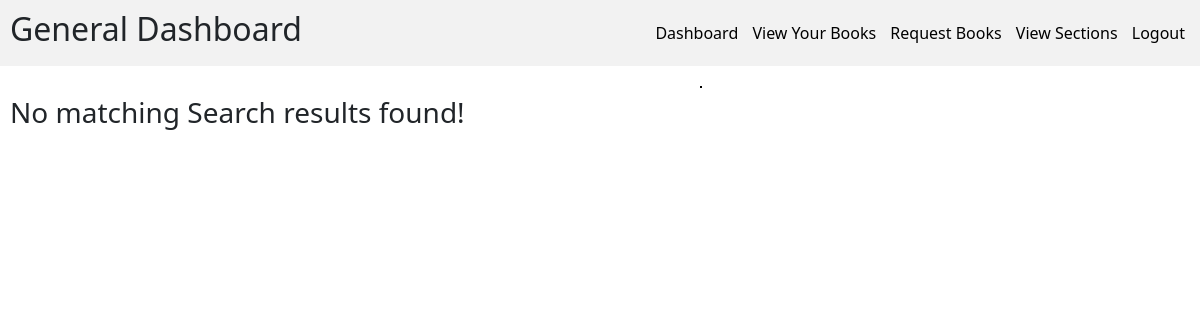
The page /requestBooks/search/ (signed in) on the database as committed earlier.
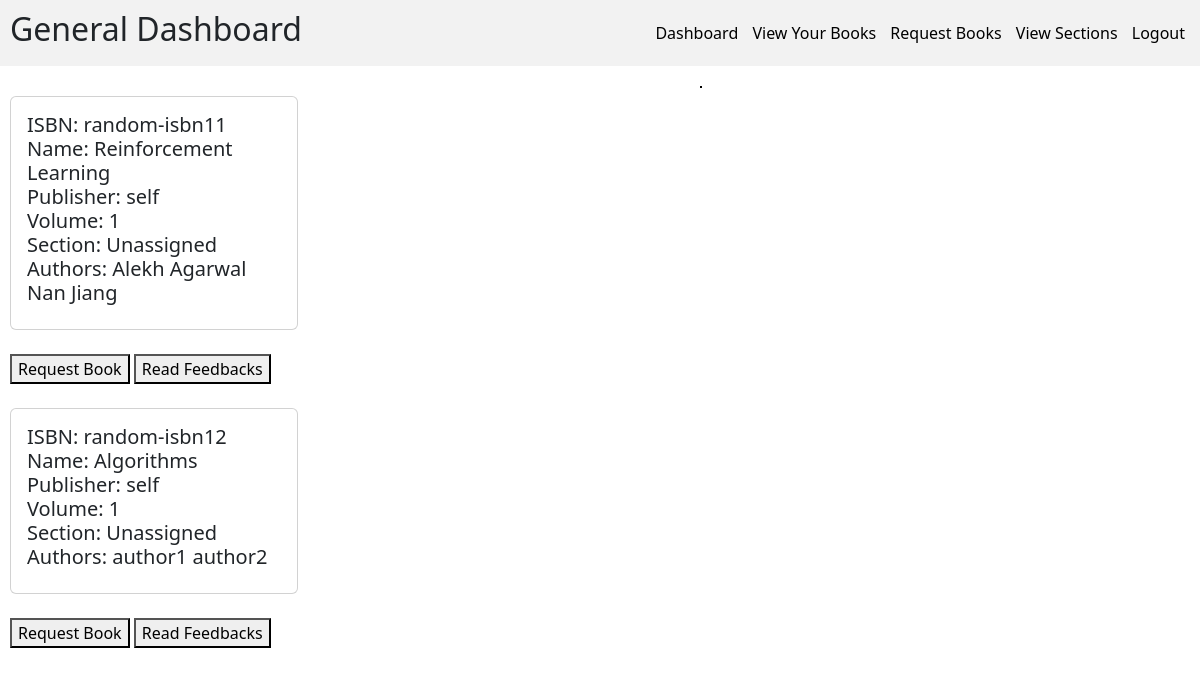
The same page on the database as committed later.
### models.py (models this page shows)
class BookModel(db.Model):
    __tablename__ = "book"
    id = Column(Integer, primary_key=True, autoincrement=True)
    isbn = Column(String(13), nullable=False, unique=True)
    name = Column(String(100), nullable=False)
    page_count = Column(Integer, nullable=False)
    content = Column(String, nullable=False)
    publisher = Column(String(100), nullable=False)
    volume = Column(Integer, nullable = False)
    section_id = Column(Integer, ForeignKey("section.id"), nullable=False)
    search_word = Column(String(500), nullable=False)
    price = Column(Integer, nullable=False)

class SectionModel(db.Model):
    __tablename__ = "section"
    id = Column(Integer, primary_key=True, autoincrement=True)
    name = Column(String(20), nullable=False, unique=True)
    date_created = Column(Date, nullable=False)
    description = Column(String(100), nullable=False)
    search_word = Column(String(150), nullable=False)

class BookAuthorModel(db.Model):
    __tablename__ = "book_author"
    book_id = Column(Integer, ForeignKey("book.id"), primary_key=True)
    author_name = Column(String(40), primary_key=True)
    search_word = Column(String(40), nullable=False)

### app.py (the view)
@app.route("/requestBooks/search/", methods=["GET"])
@login_required
def searchRequestBooks():
    book_authors = get_all_book_authors()
    search_word = request.args.get("search_word", default="")
    books = findBooks(search_word)
    user_info = UserInfoModel.query.filter_by(uid=current_user.id).first()
    if not user_info:
        flash("User info does not exist")
        return redirect("/")
    return render_template(
        "search_allBooks.html",
        books=books,
        book_authors=book_authors,
        role=user_info.role,
    )

### app.py (called while the page is built)
def raw(input: str) -> str:
    return input.lower().replace(" ", "")

def get_all_book_authors():
    return BookAuthorModel.query.all()

### blueprints/api.py (called while the page is built)
@login_manager.user_loader
def load_user(id):
    return UserLoginModel.query.get(id)

### templates/search_allBooks.html (shortened to what this page needs)
{% if role == "Librarian" %}
{% extends "librarianBase.html" %}
{% else %}
{% extends "generalBase.html" %}
{% endif %}
{% block content %}
<div>
    {% if not books: %}
    <h3>No matching Search results found!</h3>
    {% else %}
    {% for book in books: %}
    <div class="card" style="width: 18rem;">
        <div class="card-body">
            <h5>
                    ISBN: {{book.isbn}} <br>
                    Name: {{book.name}} <br>
                    Publisher: {{book.publisher}} <br>
                    Volume: {{book.volume}} <br>
                    Section: {{book.section_name}} <br>
                    Authors:
                    {% for book_author in book_authors %}
                        {% if book_author.book_id == book.id: %}
                        {{book_author.author_name}}
                        {% endif %}
                    {% endfor %}
        <br>
            </h5>
        </div>
    </div>
        <br>
        {% for issued_book_id in issued_book_ids if issued_book_id == book.id %}
        [Book already requested or issued] <br>
        {% else %}
        <a href="/requestBook?id={{book.id}}"><button>Request Book</button></a>
        <a href="/readFeedback?id={{book.id}}"><button>Read Feedbacks</button></a>
        <br>
        {% endfor %}
        <br>
    {% endfor %}
</div>
{% endif %}
{% endblock %}

Rows that differ between the two databases and show on the page:
added BookModel: isbn "random-isbn11", name "Reinforcement Learning", publisher "self", volume "1", section_name "Unassigned"
added BookAuthorModel: author_name "Alekh Agarwal", shown under "random-isbn11"
added BookAuthorModel: author_name "Nan Jiang", shown under "random-isbn11"
added BookModel: isbn "random-isbn12", name "Algorithms", publisher "self", volume "1", section_name "Unassigned"
added BookAuthorModel: author_name "author1", shown under "random-isbn12"
added BookAuthorModel: author_name "author2", shown under "random-isbn12"
Other text that changed with them:
text no longer shown: "No matching Search results found!"
